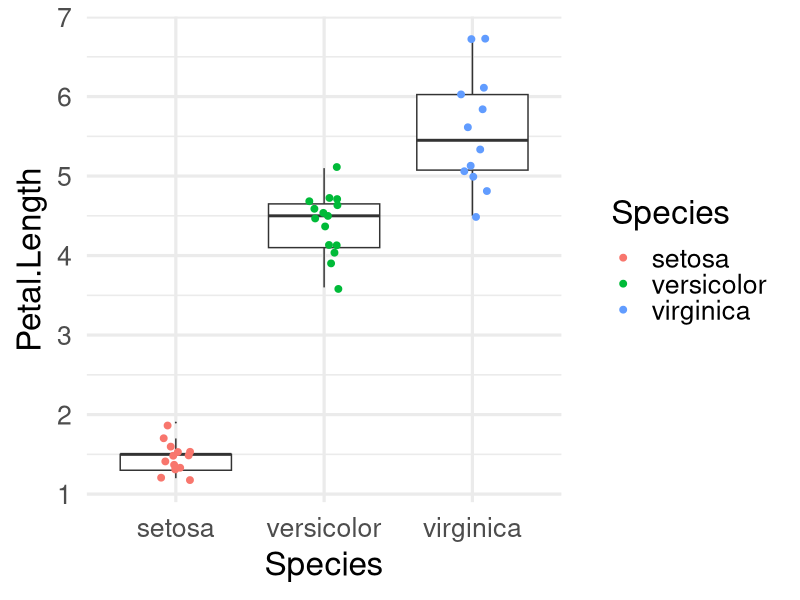

Here is the R script that generated this plot:
## ---- chunk 1
options(htmltools.dir.version = FALSE)

library(tidyverse)

knitr::opts_chunk$set(warning=FALSE, message=FALSE, fig.width=10.5, fig.height=4, 
  comment=NA, rows.print=16,echo=FALSE)
theme_set(theme_minimal(base_size = 24))
## ---- chunk 2
iris %>%sample_n(40)%>% ggplot(aes(x=Species,y=Petal.Length))+
  geom_boxplot(outlier.size = 0)+geom_jitter(width=0.1,aes(color=Species),size=2)
